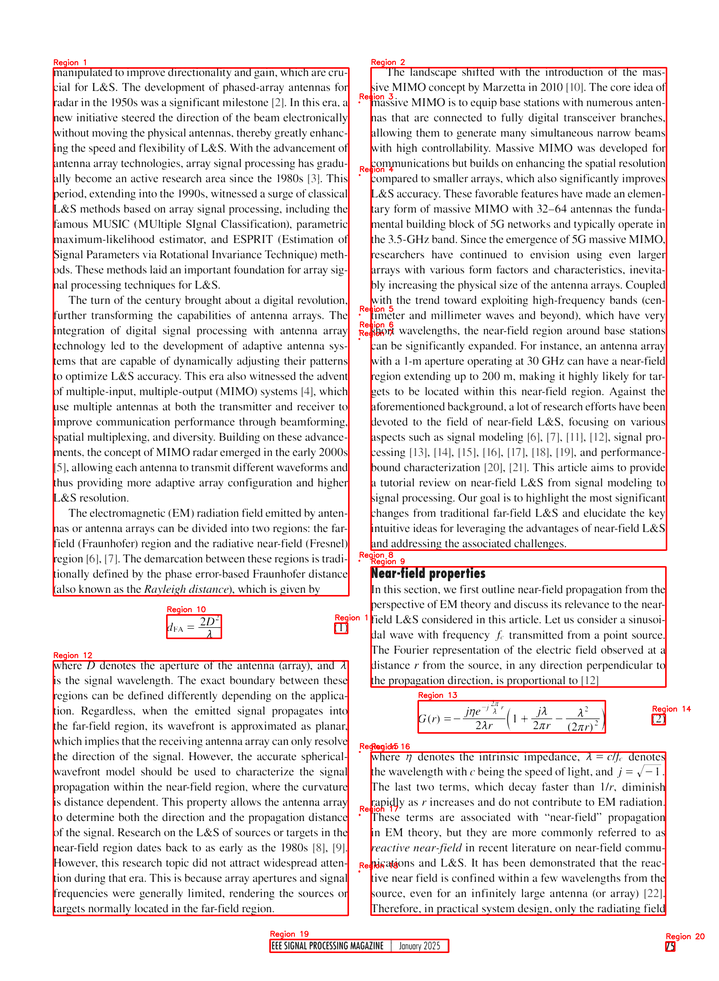
#> input picture 1/Report/salt_n_pepper/final_3.png, 719 x 981 px, shrunk from 2363 x 3225 before the run, given in place of 5_salt_pepper.png, which was not available
$ python noise_salt_and_pepper.py
#> lines starting #> are read from the running program, lines starting #| are printed output that depends on the picture; after the words box and inside, x2 and y2 are one past the last pixel; in counts of white or black regions, pixels touching at a corner belong together; pictures that were not available may be replaced by others from this repository, and a replacement may not be noted
### 1/Src/filters.py
import cv2
import numpy as np
import time
import matplotlib.pyplot as plt
from Src.helper_functions import show_window

def median_filter(image, kernel_size=5):
#> called with kernel_size = 5
    h, w = image.shape
    pad = kernel_size // 2
    filtered = np.zeros_like(image)
    padded = np.pad(image, pad, mode='edge')
    for i in range(h):
        for j in range(w):
            window = padded[i:i + kernel_size, j:j + kernel_size]
            filtered[i, j] = np.median(window)
    return filtered

##########

def gaussian_filter(image, kernel_size=5, sigma=0):
    return cv2.GaussianBlur(image, (kernel_size,kernel_size), sigma)

# [23 lines of commented-out code are left out]

def smooth(profile, r=3):
        kernel = np.ones(2 * r + 1, dtype=np.float64) / (2 * r + 1)
        return np.convolve(profile, kernel, mode='same')

# [17 lines of commented-out code are left out]

### 1/Src/integral.py
import cv2
import numpy as np

def integral(image):
    int = np.cumsum(image, axis=0, dtype=np.float32)
    int = np.cumsum(int, axis=1, dtype=np.float32)
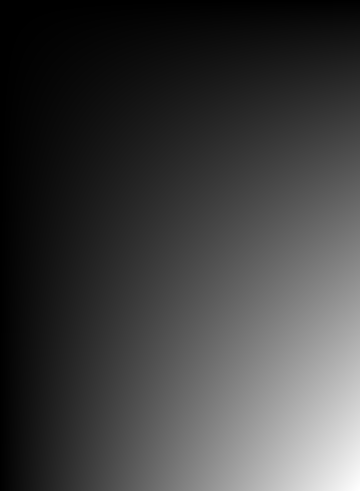
#> int: shape (981, 719) float32 (shown at 1/2 size); min 255, max 173148624, mean 43375372; drawn with min black and max white
    return np.pad(int, ((1,0),(1,0)),mode='constant')

# def integral_sum()

### 1/noise_free.py
import cv2
import numpy as np
from Src.helper_functions import show_window_ratio, show_window
from Src.integral import integral

DEBUG = False
# DEBUG = True  # Just comment this out for ""release""

# print(cv2.__version__)

def exercise(dut_array_image):
    original_integral = integral(dut_array_image)

    _, thresh = cv2.threshold(dut_array_image, 250, 255, cv2.THRESH_BINARY_INV)
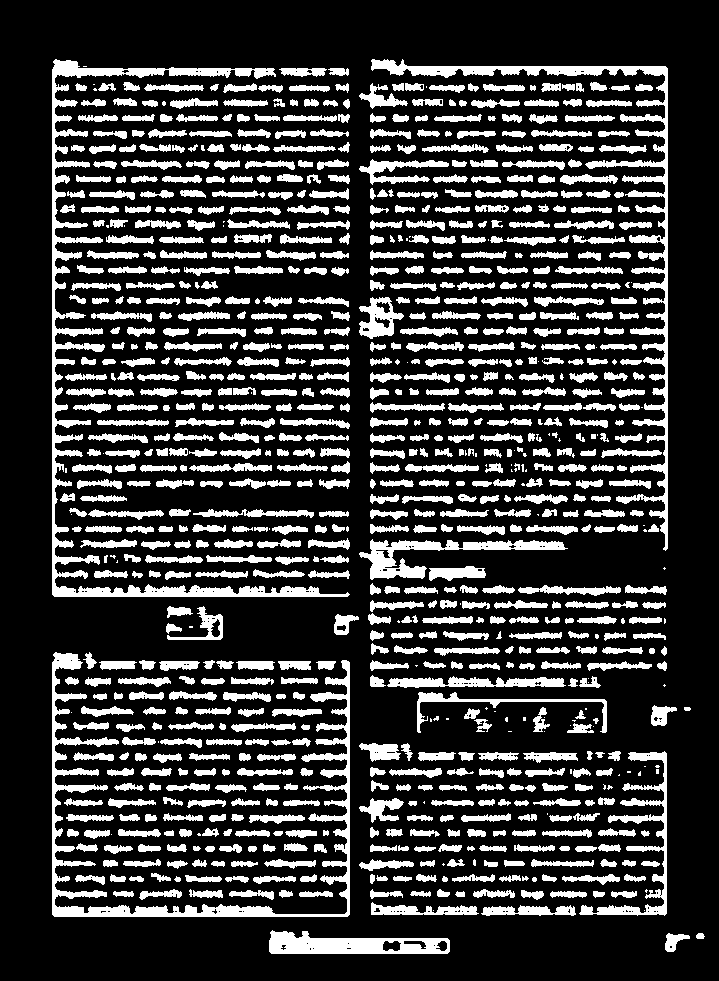
#> thresh: shape (981, 719); 21.9% white; 906 white regions (94 under 20 px), largest, box (x1, y1, x2, y2) and area: (52, 59, 350, 597) 9786, (52, 652, 350, 917) 8679, (371, 59, 668, 551) 8177
    kernel = cv2.getStructuringElement(cv2.MORPH_RECT, (31, 31))
    morph_close = cv2.morphologyEx(thresh, cv2.MORPH_CLOSE, kernel)
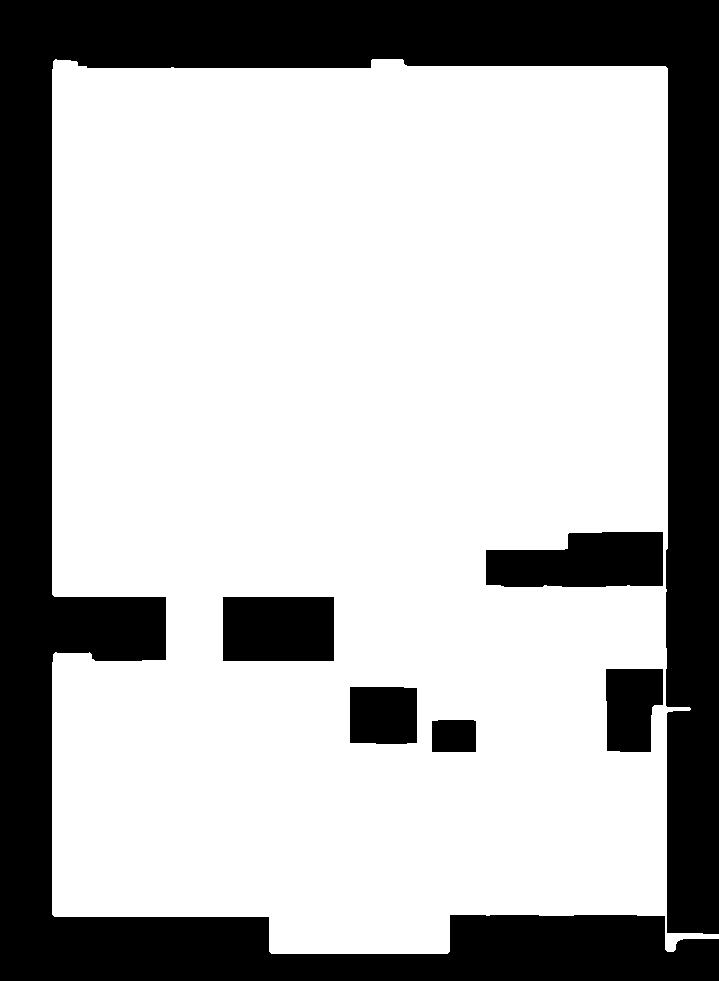
#> morph_close: shape (981, 719); 70.7% white; 6 black regions, box (x1, y1, x2, y2) and area: (0, 0, 719, 981) 181858, (486, 532, 663, 587) 8112, (223, 597, 334, 661) 7104, (606, 669, 663, 752) 4116, (350, 687, 417, 744) 3770, (432, 720, 476, 752) 1400

    if DEBUG:
        show_window_ratio('morpholoy', morph_close.copy())

    text_mask = np.zeros_like(thresh)
    text_mask[thresh == 0] = 255

    text_integral = integral(text_mask)

    (totalLabels, label_ids, values, centroid) = cv2.connectedComponentsWithStats(morph_close, 4)
#> totalLabels = 2; values = [[0, 0, 719, 981, 206360], [52, 59, 667, 895, 498979]]; centroid = [[361.8, 495.1], [357.8, 487.9]]

    detected = cv2.cvtColor(dut_array_image.copy(),cv2.COLOR_GRAY2BGR)

    for i in range(1, totalLabels):
        sub_area = values[i, cv2.CC_STAT_AREA]
        x1 = values[i, cv2.CC_STAT_LEFT]
        y1 = values[i, cv2.CC_STAT_TOP]
        w1 = values[i, cv2.CC_STAT_WIDTH]
        h1 = values[i, cv2.CC_STAT_HEIGHT]
        bounding_box_area = w1 * h1

        pt1 = (x1, y1)
        pt2 = (x1 + w1, y1 + h1)

        sub_image = detected[y1:(y1 + h1), x1:(x1 + w1)]
        cv2.rectangle(detected, pt1, pt2, (0, 0, 255), 3)
        cv2.putText(detected, f"Region {i}", (x1, y1 - 10), cv2.FONT_HERSHEY_SIMPLEX, 0.8, (0, 0, 255), 2)

        sub_integral = original_integral[y1 + h1, x1 + w1] - original_integral[y1 - 1, x1] - original_integral[
            y1, x1 - w1] + original_integral[y1 - 1, x1 - 1]
        mean_grey = sub_integral / sub_area
        sub_text_integral = text_integral[y1 + h1, x1 + w1] - text_integral[y1 - 1, x1] - text_integral[y1, x1 - 1] + \
                            text_integral[y1 - 1, x1 - 1]

        assert sub_area <= bounding_box_area

        sub_thresh = thresh[y1:(y1 + h1), x1:(x1 + w1)]
        # Κάνω morphological close για να ενώσω τα γράμματα σε λέξεις
        word_kernel = cv2.getStructuringElement(cv2.MORPH_RECT, (5, 5))
        word_close = cv2.morphologyEx(sub_thresh, cv2.MORPH_CLOSE, word_kernel)

        # Μετράω τα connected components = λέξεις
        word_count, _, sub_values, _ = cv2.connectedComponentsWithStats(word_close, 4)
        # cv2.imwrite(f'./Report/text_segmentation/parts/{i}.png', word_close)

        print(f'-------Region {i} -------')
        print(f'Bounding box area(px): {bounding_box_area}')
        print(f'Area (px): {sub_area}')
        print(f'Words : {word_count}')
        print(f'Mean gray-level value in bounding box: {mean_grey}')
#> this loop made 1 pass
#> (sub_area, x1, y1, w1, h1, bounding_box_area, pt2, sub_integral) on pass 1: (498979, 52, 59, 667, 895, 596965, (719, 954), 166603888)
#> (printed output is left out)
#> pass 1, in exercise, `sub_image = detected[y1:(y1 + h1), x1:(x1 + w1)]`:
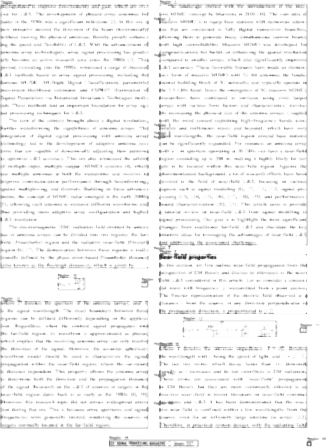
#> sub_image: shape (895, 667, 3) (shown at 1/2 size); min 32, max 255, mean 243.8
#> pass 1, in exercise, `word_close = cv2.morphologyEx(sub_thresh, cv2.MORPH_CLOSE, word_kernel)`:
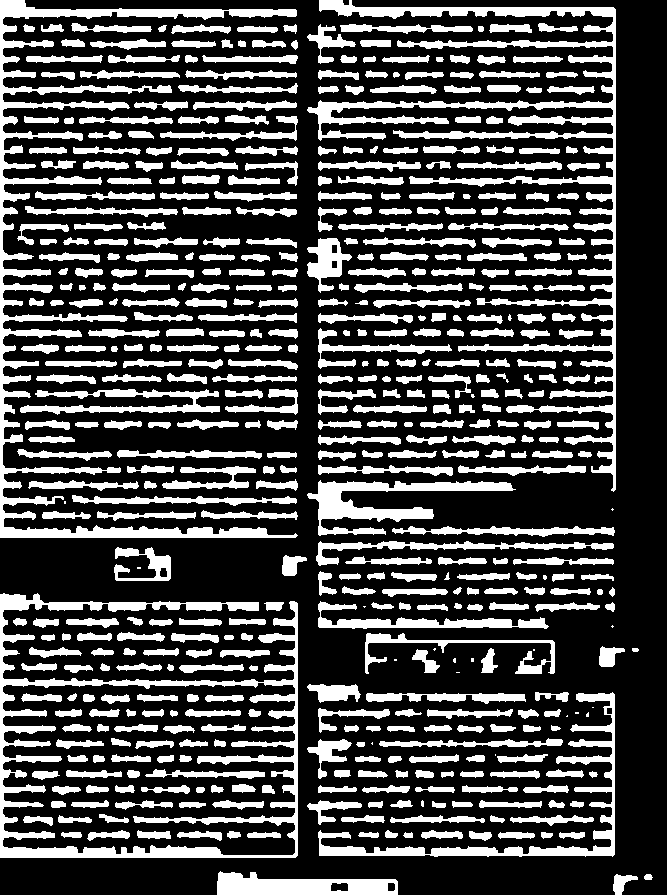
#> word_close: shape (895, 667); 28.2% white; 501 white regions (21 under 20 px), largest, box (x1, y1, x2, y2) and area: (307, 0, 616, 492) 16651, (0, 0, 298, 538) 14908, (0, 593, 298, 858) 13703
#> after the loop:
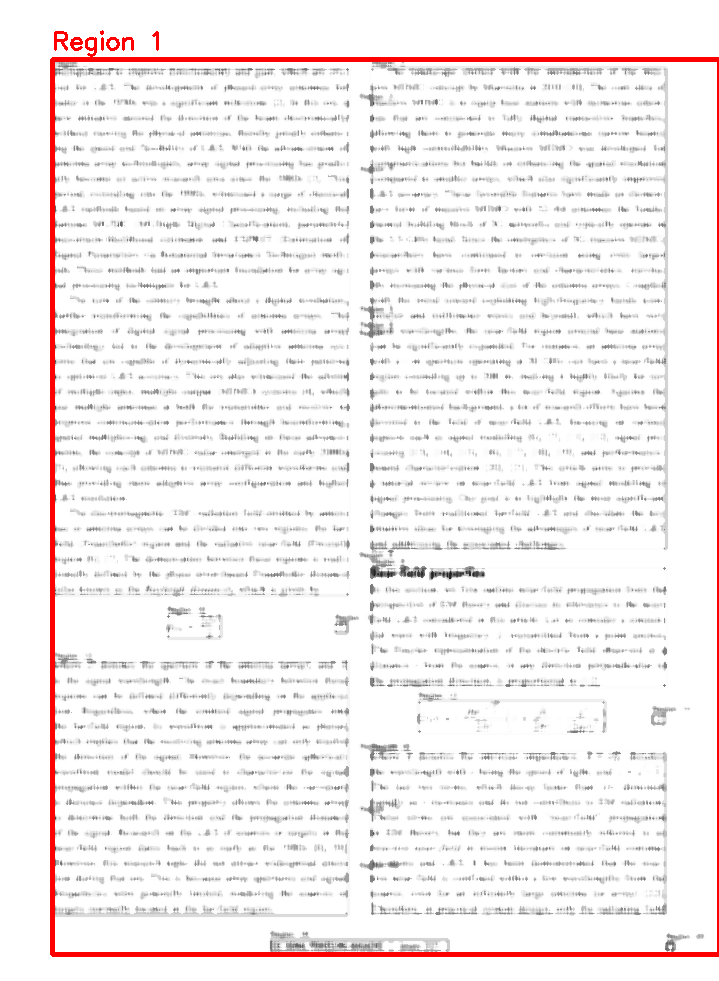
#> detected: shape (981, 719, 3); mean B, G, R 240.7, 240.7, 245.7
        # show_window(f'{i}.png', word_close)

    show_window_ratio('detected', detected.copy())
    # cv2.imwrite('./Report/text_segmentation/regions.png', detected)
    return (detected,morph_close)

# [5 lines that do not run on import are left out]

### 1/Src/helper_functions.py
import cv2
import numpy as np

# [5 lines left out: function histogram_extract, not called in this run]

def show_window_ratio(title, image):
    cv2.namedWindow(title, cv2.WINDOW_KEEPRATIO)
    cv2.imshow(title, image)
    cv2.waitKey(0)

def show_window(title, image):
    cv2.imshow(title, image)
    cv2.waitKey(0)

### 1/noise_salt_and_pepper.py
import cv2
from matplotlib import pyplot as plt
from Src.filters import median_filter
from Src.helper_functions import histogram_extract, show_window, show_window_ratio
from noise_free import exercise

DEBUG = True

original_image_ctx = "Original Image"
original_image = "./Images/5_salt_pepper.png"
original = cv2.imread(original_image, cv2.IMREAD_GRAYSCALE)

assert original is not None

kernel_size = 5
filtered = median_filter(original, kernel_size)

# [51 lines of commented-out code are left out]

final,morph = exercise(filtered)
assert final.any()
assert morph.any()
if DEBUG:
    cv2.imwrite(f'./Report/salt_n_pepper/final_{kernel_size}.png', final)
    cv2.imwrite(f'./Report/salt_n_pepper/morph_{kernel_size}.png', morph)

$ run again, on 1/Report/original_hist.png
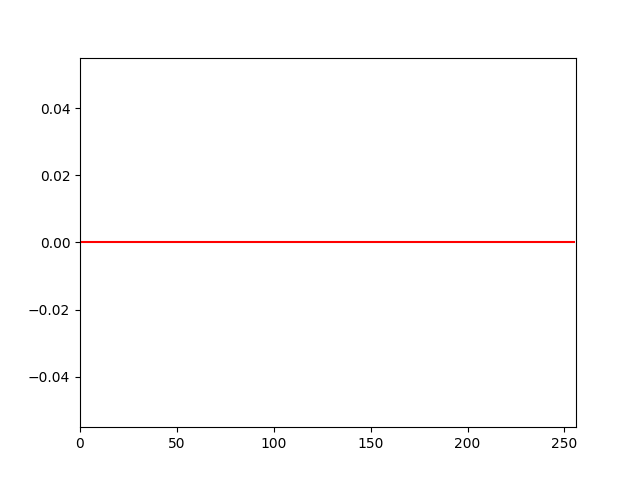
#> input picture 1/Report/original_hist.png, 640 x 480 px, given in place of 5_salt_pepper.png, which was not available
#> in exercise, `_, thresh = cv2.threshold(dut_array_image, 250, 255, cv2.THRESH_BINARY..`:
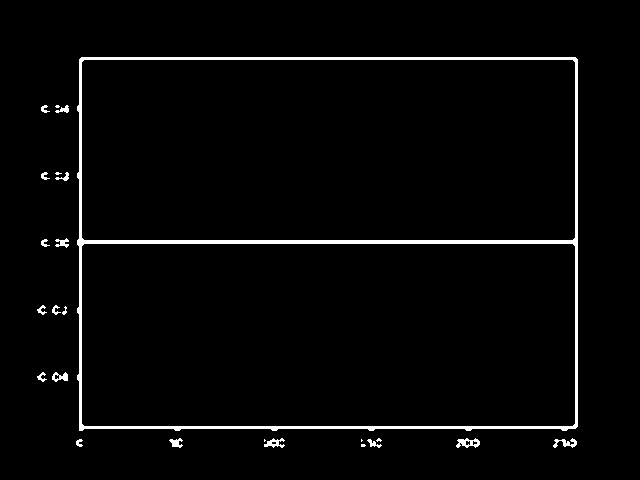
#> thresh: shape (480, 640); 2.7% white; 24 white regions (6 under 20 px), largest, box (x1, y1, x2, y2) and area: (77, 57, 578, 431) 7306, (456, 438, 480, 448) 139, (553, 438, 577, 448) 115
#> morph_close: shape (480, 640); 3.5% white; 1 white region, box (x1, y1, x2, y2) and area: (37, 57, 578, 448) 10885
#> totalLabels = 2; values = [[0, 0, 640, 480, 296315], [37, 57, 541, 391, 10885]]; centroid = [[320.4, 238], [295.3, 279.8]]
#> the loop in exercise, `for i in range(1, totalLabels):` made 1 pass
#> (sub_area, x1, y1, w1, h1, bounding_box_area, pt2, sub_integral) on pass 1: (10885, 37, 57, 541, 391, 211531, (578, 448), 63888316)
#> (printed output is left out)
#> after the loop in exercise, `for i in range(1, totalLabels):`:
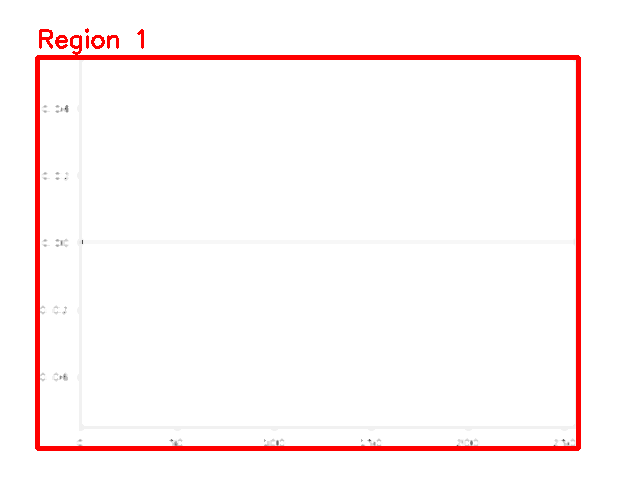
#> detected: shape (480, 640, 3); mean B, G, R 246.3, 246.3, 254.7

$ run again, on 1/Images/salt_pepper/morph_3.png
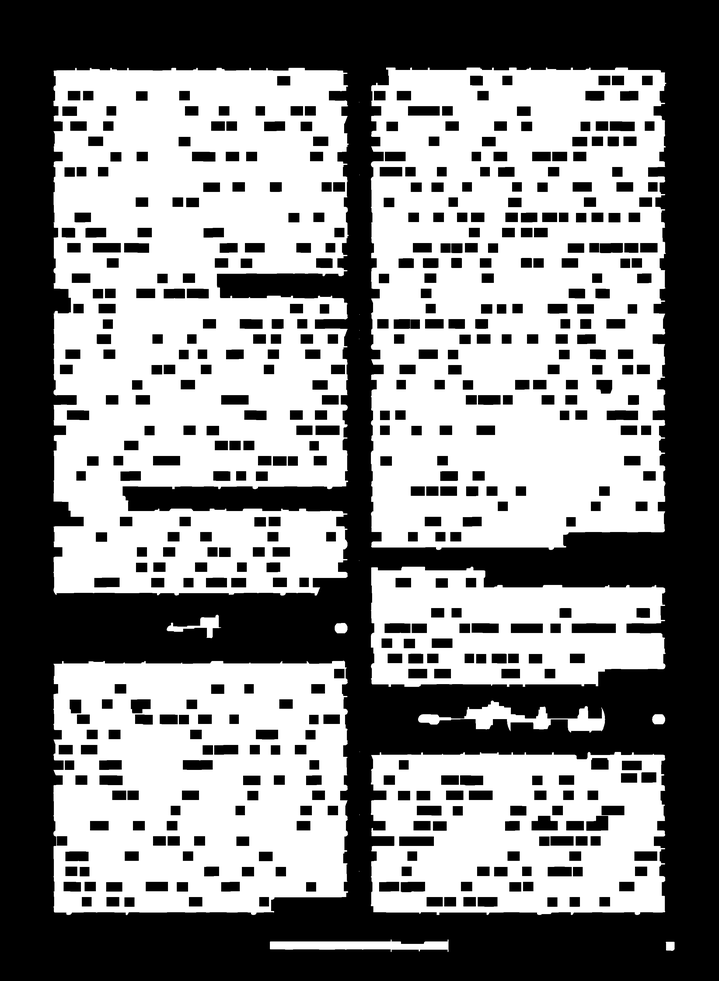
#> input picture 1/Images/salt_pepper/morph_3.png, 719 x 981 px, shrunk from 2363 x 3225 before the run, given in place of 5_salt_pepper.png, which was not available
#> original is the input picture: shape (981, 719); min 0, max 255, mean 131.1
#> in exercise, `_, thresh = cv2.threshold(dut_array_image, 250, 255, cv2.THRESH_BINARY..`:
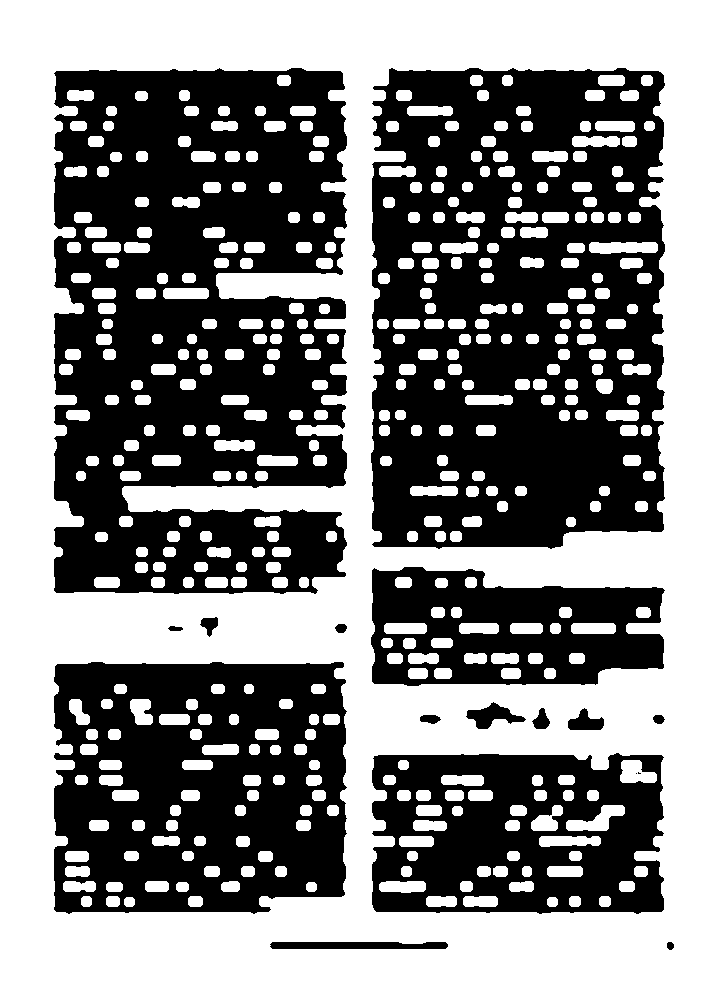
#> thresh: shape (981, 719); 50.8% white; 17 black regions (2 under 20 px), largest, box (x1, y1, x2, y2) and area: (54, 68, 347, 594) 117054, (371, 68, 665, 549) 109794, (54, 662, 347, 914) 59094
#> morph_close: shape (981, 719); 76.6% white; 37 black regions, largest, box (x1, y1, x2, y2) and area: (55, 71, 321, 288) 26291, (448, 404, 643, 547) 18223, (121, 725, 243, 837) 8665
#> totalLabels = 2; values = [[54, 71, 609, 825, 165025], [0, 0, 719, 981, 540314]]; centroid = [[326.8, 471], [368.8, 495.8]]
#> the loop in exercise, `for i in range(1, totalLabels):` made 1 pass
#> (sub_area, x1, y1, w1, h1, bounding_box_area, sub_integral, mean_grey) on pass 1: (540314, 0, 0, 719, 981, 705339, 187322464, 346.7)
#> (printed output is left out)
#> after the loop in exercise, `for i in range(1, totalLabels):`:
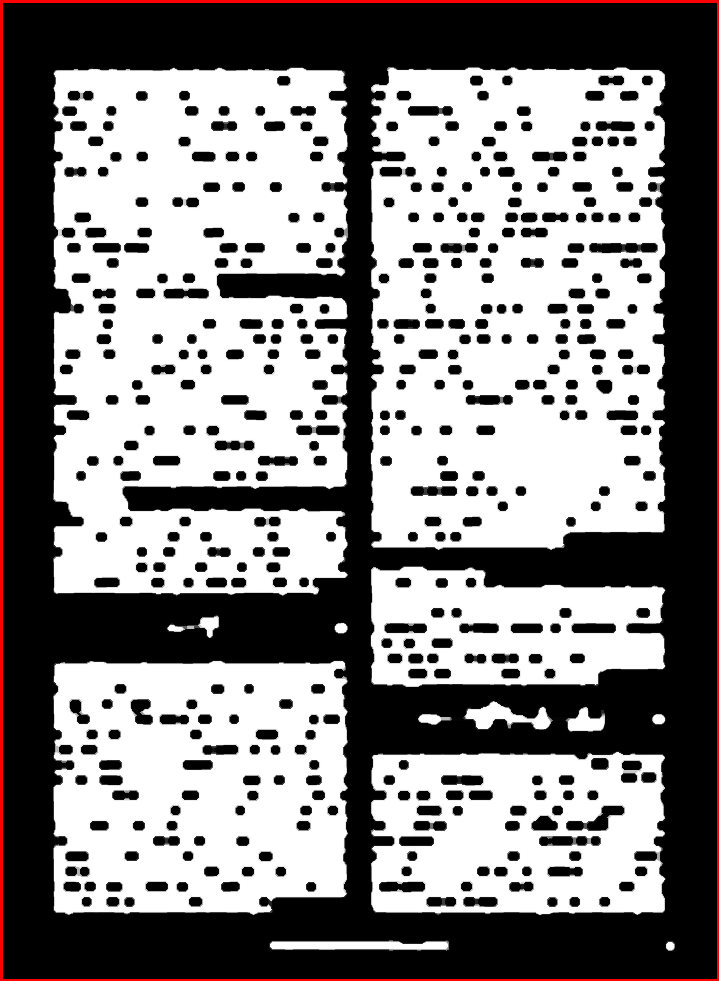
#> detected: shape (981, 719, 3); mean B, G, R 132.8, 132.8, 135.9
